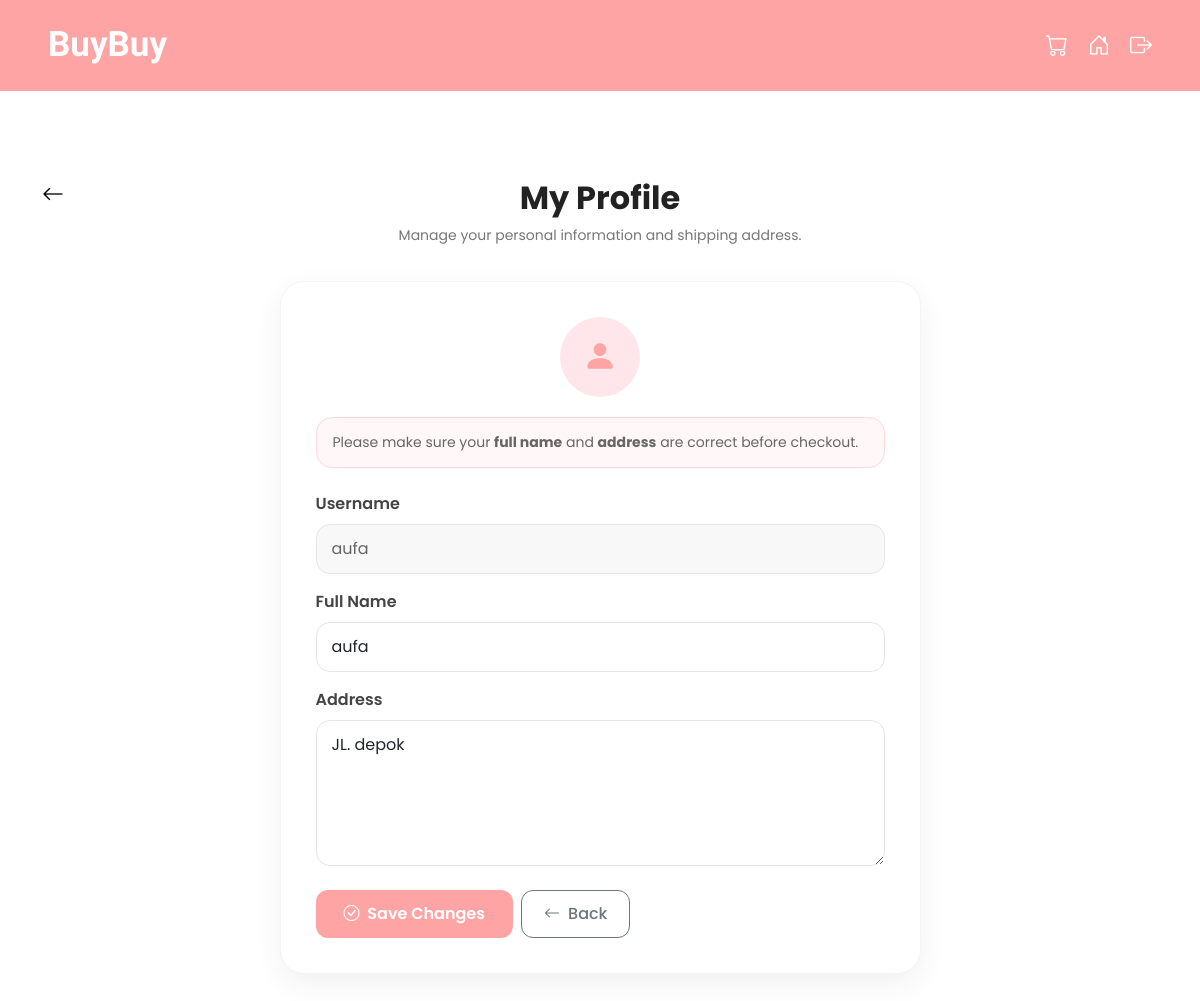
/customer/profile.php (signed in), run on an earlier commit of the app's database.
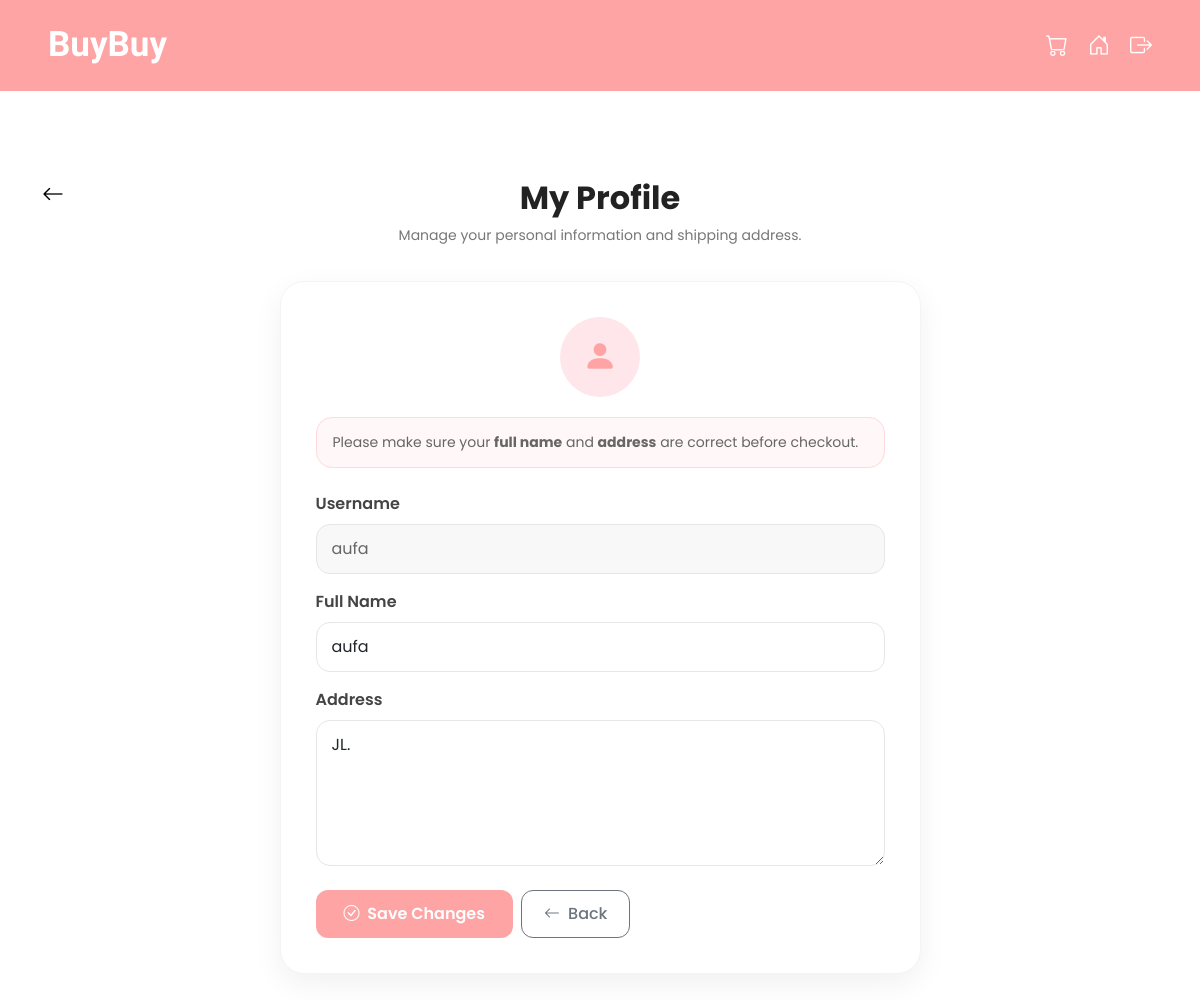
And on a later commit of the database.
### tables this page shows
CREATE TABLE `users` (
  `id` int(11) NOT NULL AUTO_INCREMENT,
  `username` varchar(50) DEFAULT NULL,
  `full_name` varchar(100) DEFAULT NULL,
  `address` text DEFAULT NULL,
  `refund_name` varchar(100) DEFAULT NULL,
  `refund_method` varchar(50) DEFAULT NULL,
  `refund_number` varchar(100) DEFAULT NULL,
  `email` varchar(100) DEFAULT NULL,
  `password` varchar(255) NOT NULL,
  `plain_password` varchar(255) DEFAULT NULL,
  `created_at` timestamp NOT NULL DEFAULT current_timestamp(),
  `role` enum('admin','officer','customer') NOT NULL DEFAULT 'officer',
  PRIMARY KEY (`id`),
  UNIQUE KEY `username` (`username`)
);

### customer/profile.php (the view, shortened to what this page needs)
<?php
include '../config/database.php';
$user_id = $_SESSION['user_id'];
$query = mysqli_query($conn, "SELECT * FROM users WHERE id = '$user_id'");
$user = mysqli_fetch_assoc($query);
?>
<!DOCTYPE html>
<html>
<head>
<link href="https://cdn.jsdelivr.net/npm/bootstrap@5.3.2/dist/css/bootstrap.min.css" rel="stylesheet">
<link href="https://cdn.jsdelivr.net/npm/bootstrap-icons/font/bootstrap-icons.css" rel="stylesheet">
</head>
<body>
<nav class="navbar navbar-expand-lg px-5">
    <a class="navbar-brand" href="index.php">BuyBuy</a>
    <div class="ms-auto d-flex align-items-center">
        <a href="cart.php" class="nav-icon">
            <i class="bi bi-cart"></i>
        </a>
        <a href="index.php" class="nav-icon">
            <i class="bi bi-house-door"></i>
        </a>
        <a href="../auth/logout.php" class="nav-icon">
            <i class="bi bi-box-arrow-right"></i>
        </a>
    </div>
</nav>
<div class="container py-5">
    <div class="profile-top-wrapper">
        <div class="back-btn">
            <a href="index.php">
                <i class="bi bi-arrow-left"></i>
            </a>
        </div>
        <div class="profile-heading">
            <h2>My Profile</h2>
            <p>Manage your personal information and shipping address.</p>
        </div>
    </div>
    <div class="row justify-content-center">
        <div class="col-lg-7 col-md-9">
            <div class="profile-card">
                <div class="profile-avatar">
                    <i class="bi bi-person-fill"></i>
                </div>
                <div class="profile-note">
                    Please make sure your <strong>full name</strong> and <strong>address</strong> are correct before checkout.
                </div>
                <form method="POST">
                    <div class="mb-3">
                        <label class="form-label">Username</label>
                        <input type="text" class="form-control" value="<?= htmlspecialchars($user['username']); ?>" readonly>
                    </div>
                    <div class="mb-3">
                        <label class="form-label">Full Name</label>
                        <input type="text" name="full_name" class="form-control" value="<?= htmlspecialchars($user['full_name'] ?? ''); ?>" required>
                    </div>
                    <div class="mb-4">
                        <label class="form-label">Address</label>
                        <textarea name="address" class="form-control" rows="5" required><?= htmlspecialchars($user['address'] ?? ''); ?></textarea>
                    </div>
                    <div class="d-flex flex-wrap gap-2">
                        <button type="submit" name="update_profile" class="save-btn">
                            <i class="bi bi-check-circle me-1"></i> Save Changes
                        </button>
                        <a href="index.php" class="btn btn-outline-secondary back-home-btn">
                            <i class="bi bi-arrow-left me-1"></i> Back
                        </a>
                    </div>
                </form>
            </div>
        </div>
    </div>
</div>
</body>
</html>

What changed in the data, as far as the page shows it:
changed users "aufa": address "JL. depok" → "JL."
